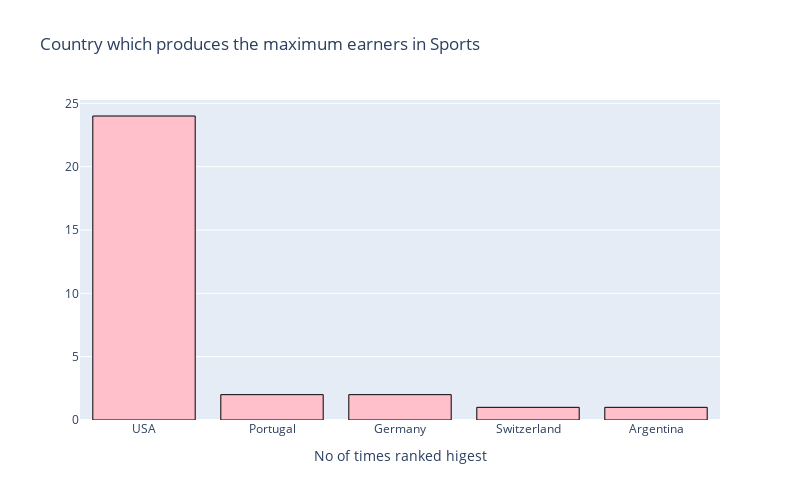

Notebook code for this chart:
### Code cell
#countries producing the most earners in sports
counts_top = Top_paid_each_year['Nationality'].value_counts().to_frame()


trace = go.Bar(
                    x = counts_top.index,
                    y = counts_top['Nationality'] ,
                    orientation='v',
                    marker = dict(color='pink',
                                 line=dict(color='black',width=1)),
                    )
data = [trace]
layout = go.Layout(barmode = "group",title='Country which produces the maximum earners in Sports',width=800, height=500, 
                       xaxis= dict(title='No of times ranked higest'),
                       #yaxis=dict(autorange="reversed"),
                       showlegend=False)
fig = go.Figure(data = data, layout = layout)
iplot(fig)

### Figure 1 — Plotly figure (JSON) as saved in the notebook; plotly's stock layout.template omitted (floating-point values rounded to 4 significant figures)
{"data": [{"marker": {"color": "pink", "line": {"color": "black", "width": 1}}, "orientation": "v", "type": "bar", "x": ["USA", "Portugal", "Germany", "Switzerland", "Argentina"], "y": [24, 2, 2, 1, 1]}], "layout": {"barmode": "group", "height": 500, "showlegend": false, "title": {"text": "Country which produces the maximum earners in Sports"}, "width": 800, "xaxis": {"title": {"text": "No of times ranked higest"}}}}
